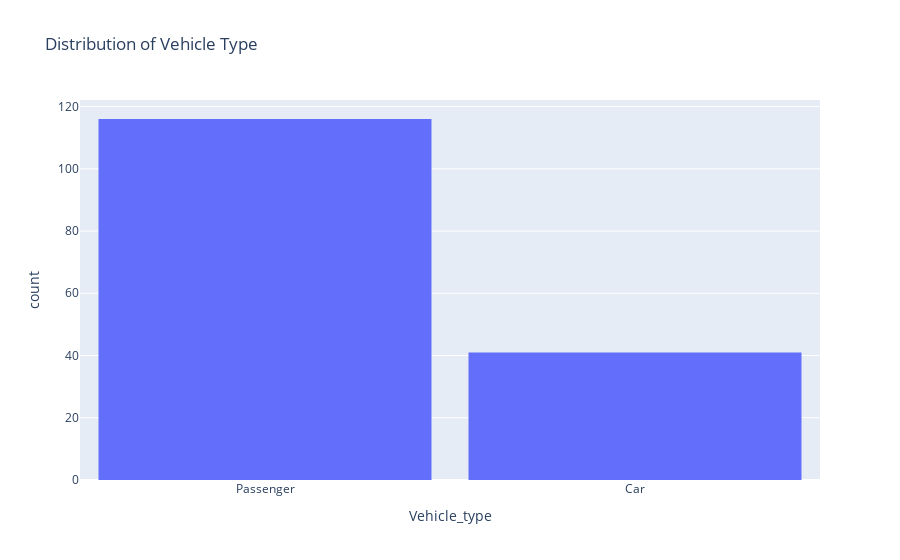

Here is the notebook cell this chart was saved with:
### Code cell
fig=px.histogram(carSales,
                 x="Vehicle_type",
                
                 title='Distribution of Vehicle Type',
    )
fig.update_layout(bargap=0.1)
fig.show()

### Figure 1 — Plotly figure (JSON) as saved in the notebook; plotly's stock layout.template omitted (floating-point values rounded to 4 significant figures; data arrays with more than 128 entries replaced by an {"elided": "..."} marker saying what was removed)
{"data": [{"alignmentgroup": "True", "bingroup": "x", "hovertemplate": "Vehicle_type=%{x}<br>count=%{y}<extra></extra>", "legendgroup": "", "marker": {"color": "#636efa", "pattern": {"shape": ""}}, "name": "", "offsetgroup": "", "orientation": "v", "showlegend": false, "type": "histogram", "x": {"elided": "157 str values"}, "xaxis": "x", "yaxis": "y"}], "layout": {"bargap": 0.1, "barmode": "relative", "legend": {"tracegroupgap": 0}, "title": {"text": "Distribution of Vehicle Type"}, "xaxis": {"anchor": "y", "domain": [0.0, 1.0], "title": {"text": "Vehicle_type"}}, "yaxis": {"anchor": "x", "domain": [0.0, 1.0], "title": {"text": "count"}}}}
